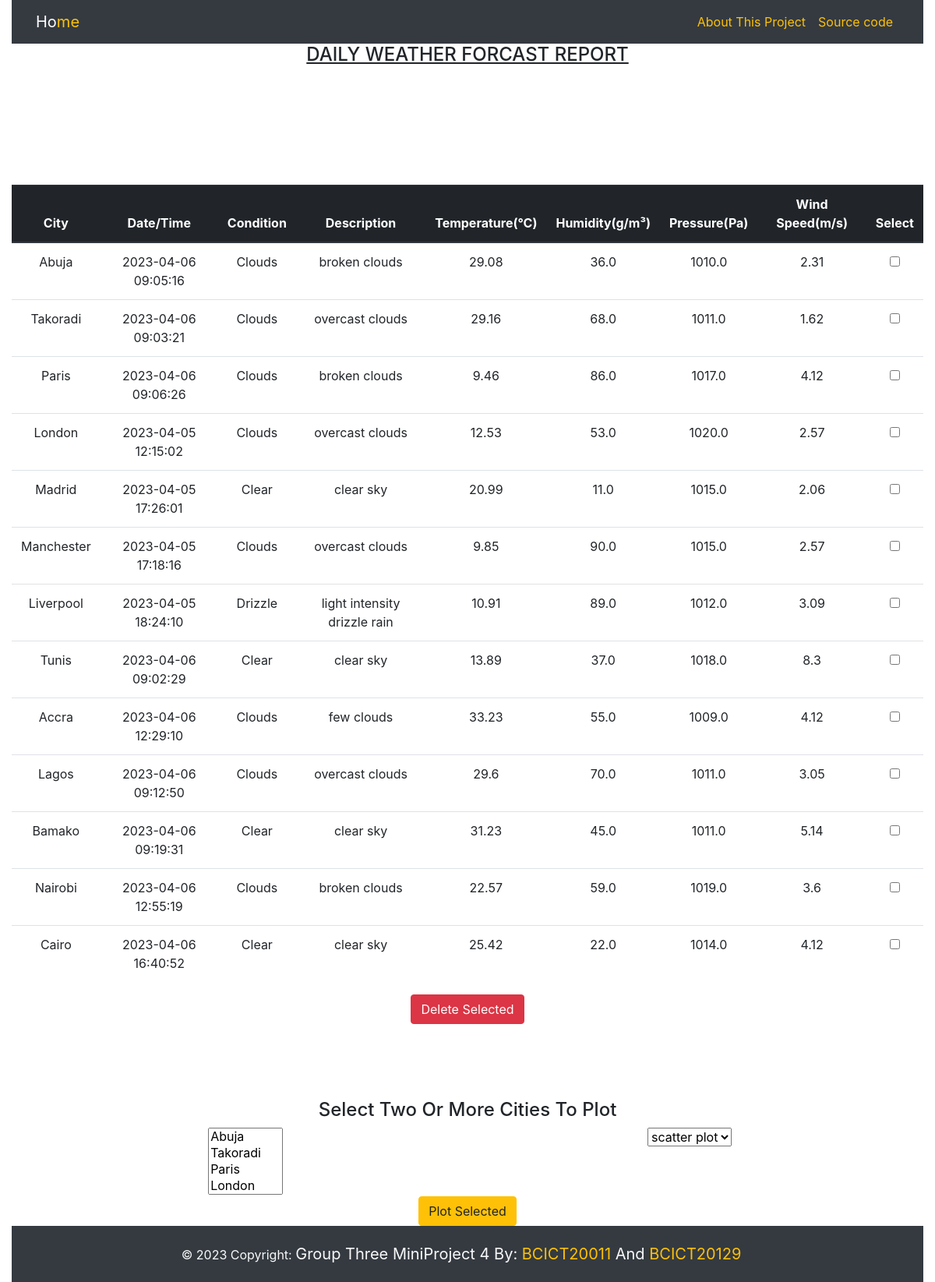
Before: /all_weather_report with the older database file.
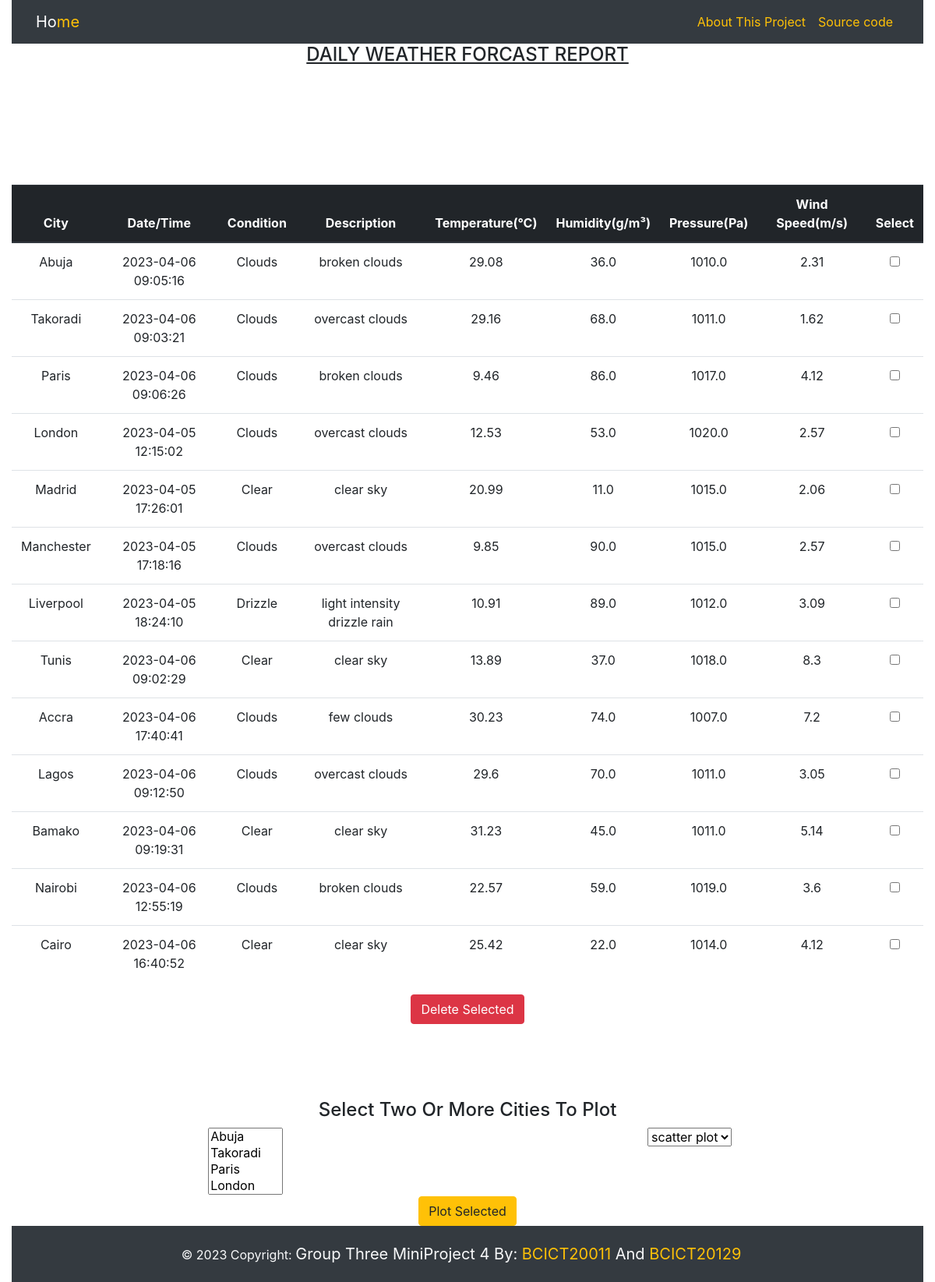
After: the same page with the newer database file.
### tables this page shows
CREATE TABLE weather_data
                 (city TEXT, date DATETIME, condition TEXT, description TEXT, temperature REAL, humidity REAL, pressure REAL, wind_speed REAL);

### app.py (the view)
@app.route("/all_weather_report")
def all_weather_report():
    plot_options = ["scatter plot", "bar chart", "line plot"]
    conn = sqlite3.connect("weather.db")
    cursor = conn.cursor()
    cursor.execute("SELECT * FROM weather_data")
    all_weather_data = cursor.fetchall()
    conn.close()
    return render_template("all_weather_report.html", all_weather_data=all_weather_data, get_city_names=options, graph_names=plot_options, github=github, source_code=source_code)

### templates/all_weather_report.html (shortened to what this page needs)
<!DOCTYPE html>
<html>
  <head>
  <link rel="stylesheet" href="https://cdnjs.cloudflare.com/ajax/libs/bootstrap-select/1.13.1/css/bootstrap-select.css"/>
  <link rel="stylesheet" href="https://maxcdn.bootstrapcdn.com/bootstrap/4.0.0/css/bootstrap.min.css">
  </head>
  <body class="container-fluid">
    <nav class="navbar navbar-expand-lg navbar-dark bg-dark sticky-top">
        <div class="container-fluid">
            <a class="navbar-brand" href="{{ url_for('weather_data') }}" >Ho<span class="text-warning">me</span></a>
            <div class="collapse navbar-collapse justify-content-end" id="menu">
                <div class="navbar-nav">
                    <a class="nav-link text-warning" href="{{ url_for('about') }}">About This Project</a>
                    <a class="nav-link text-warning" href="{{ source_code }}">Source code</a>
                </div>
            </div>
        </div>
        </nav>
    <h4><u>DAILY WEATHER FORCAST REPORT</u></h4>
    <br>
    <br>
    <br>
    <br>
    <br>
    <br>
    {% if all_weather_data %}
    <form action="/delete" method="post">
    <table class="table">
      <thead class="thead-dark">
        <tr>
          <th scope="col">City</th>
          <th scope="col">Date/Time</th>
          <th scope="col">Condition</th>
          <th scope="col">Description</th>
          <th scope="col">Temperature(°C)</th>
          <th scope="col">Humidity(g/m³)</th>
          <th scope="col">Pressure(Pa)</th>
          <th scope="col">Wind Speed(m/s)</th>
          <th scope="col">Select</th>
        </tr>
      </thead>
        <tbody>
          {% for row in all_weather_data %}
          <tr>
            {% for cell in row %}
            <td>{{ cell }}</td>
            {% endfor %}
            <td><input type="checkbox" name="city_id" value="{{ row[0] }}"></td>
          </tr>
          {% endfor %}
        </tbody>
    </table>
  <button class="btn btn-danger" type="submit">Delete Selected</button>
    </form>
    <br>
    <br>
    <br>
    <br>
    <section>
        <div class="container wrap">
          <h4 class="text-center">Select Two Or More Cities To Plot</h4>
          <form action="/plot" method="POST">
            <div class="row">
            <div class="col-sm-6">
              <select name="option" class="selectpicker" data-live-search="true" multiple>
                  {% for row in all_weather_data %}
                  <option value="{{ row[0] }}">{{ row[0] }}</option>
                  {% endfor %}
              </select>
              </div>
              <div class="col-sm-6">
              <select name="select_plot" class="selectpicker" data-live-search="true">
                  {% for graph_name in graph_names %}
                  <option value="{{ graph_name }}">{{ graph_name }}</option>
                  {% endfor %}
              </select>
            </div>
            </div>
              <button class="btn btn-warning" type="submit">Plot Selected</button>
          </form>
            </section>
    {% endif %}
    <footer class="bg-warning text-center text-light sticky-footer">
      <div class="text-center p-3 bg-dark">
        © 2023 Copyright:
        <a class="navbar-brand" href="{{ url_for('weather_data') }}" ><span class="text-light">Group Three MiniProject 4 By: </span><span class="text-warning">BCICT20011 <span class="text-light">And</span> BCICT20129</span></a>
      </div>
    </footer>
  </body>
  </html>

### templates/all_weather_report.html (style rules this page uses)
body { min-height : 100vh; text-align: center; }
.sticky-footer { position: sticky; top: 100%; }

Changed rows visible on the page:
changed weather_data "Accra": date "2023-04-06 12:29:10" → "2023-04-06 17:40:41"; temperature "33.23" → "30.23"; humidity "55.0" → "74.0"; pressure "1009.0" → "1007.0"; wind_speed "4.12" → "7.2"
